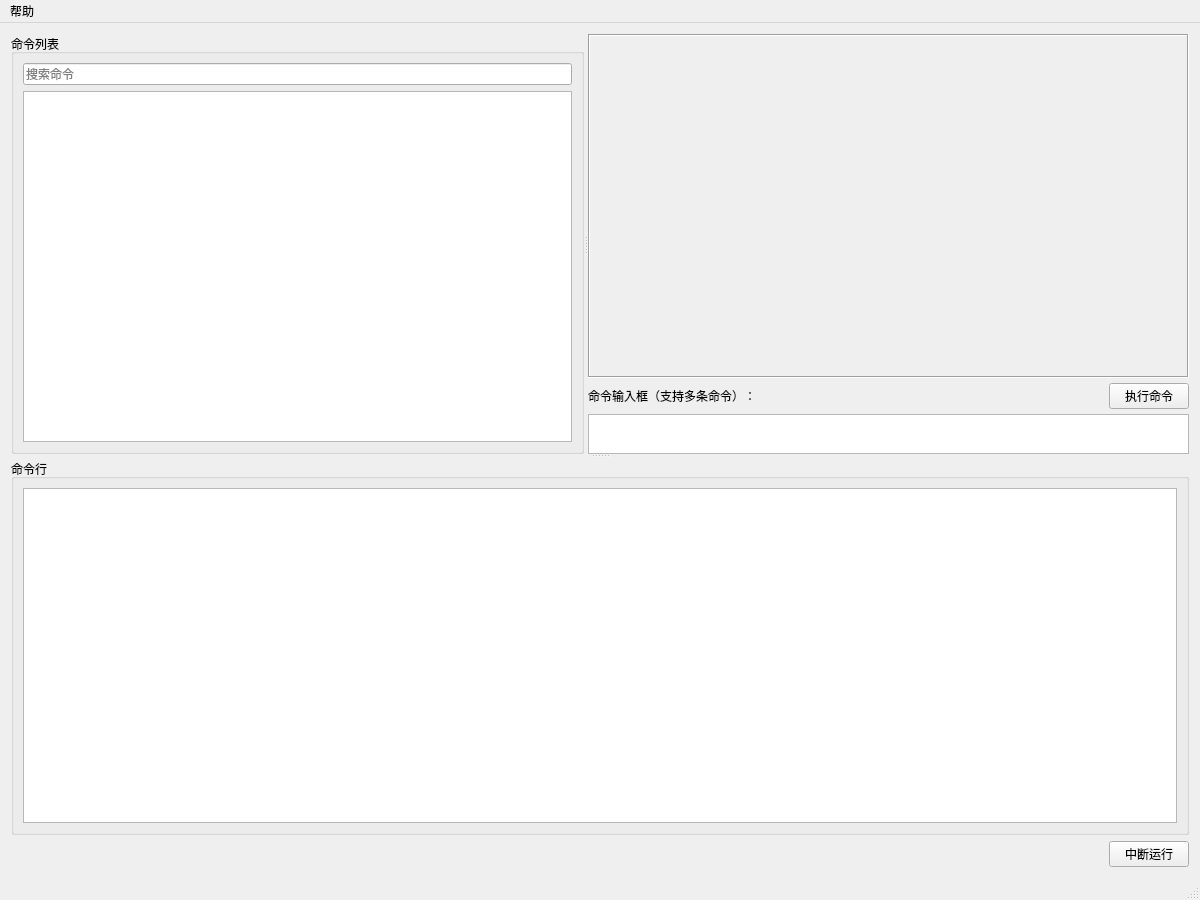
<?xml version="1.0" encoding="UTF-8"?>
<ui version="4.0">
 <class>MainWindow</class>
 <widget class="QMainWindow" name="MainWindow">
  <property name="geometry">
   <rect>
    <x>0</x>
    <y>0</y>
    <width>1200</width>
    <height>900</height>
   </rect>
  </property>
  <property name="windowTitle">
   <string>EasyCmd（Windows版）</string>
  </property>
  <widget class="QWidget" name="centralWidget">
   <layout class="QVBoxLayout" name="verticalLayout" stretch="1,0">
    <item>
     <widget class="QSplitter" name="splitter_2">
      <property name="frameShape">
       <enum>QFrame::NoFrame</enum>
      </property>
      <property name="frameShadow">
       <enum>QFrame::Plain</enum>
      </property>
      <property name="orientation">
       <enum>Qt::Vertical</enum>
      </property>
      <widget class="QWidget" name="widget" native="true">
       <layout class="QHBoxLayout" name="horizontalLayout">
        <property name="spacing">
         <number>0</number>
        </property>
        <property name="leftMargin">
         <number>0</number>
        </property>
        <property name="topMargin">
         <number>0</number>
        </property>
        <property name="rightMargin">
         <number>0</number>
        </property>
        <property name="bottomMargin">
         <number>0</number>
        </property>
        <item>
         <widget class="QSplitter" name="splitter">
          <property name="orientation">
           <enum>Qt::Horizontal</enum>
          </property>
          <widget class="QWidget" name="widget_cmdlist" native="true">
           <layout class="QVBoxLayout" name="verticalLayout_3">
            <property name="spacing">
             <number>0</number>
            </property>
            <property name="leftMargin">
             <number>0</number>
            </property>
            <property name="topMargin">
             <number>0</number>
            </property>
            <property name="rightMargin">
             <number>0</number>
            </property>
            <property name="bottomMargin">
             <number>0</number>
            </property>
            <item>
             <widget class="QGroupBox" name="groupBox">
              <property name="title">
               <string>命令列表</string>
              </property>
              <property name="flat">
               <bool>false</bool>
              </property>
              <layout class="QVBoxLayout" name="verticalLayout_5">
               <property name="spacing">
                <number>6</number>
               </property>
               <property name="leftMargin">
                <number>9</number>
               </property>
               <property name="topMargin">
                <number>9</number>
               </property>
               <property name="rightMargin">
                <number>9</number>
               </property>
               <property name="bottomMargin">
                <number>9</number>
               </property>
               <item>
                <widget class="QLineEdit" name="lineEdit_searchCmd">
                 <property name="placeholderText">
                  <string>搜索命令</string>
                 </property>
                </widget>
               </item>
               <item>
                <widget class="QTreeView" name="treeView_cmds"/>
               </item>
              </layout>
             </widget>
            </item>
           </layout>
          </widget>
          <widget class="QWidget" name="widget_cmdeditor" native="true">
           <layout class="QVBoxLayout" name="verticalLayout_4" stretch="1,0,0">
            <property name="spacing">
             <number>5</number>
            </property>
            <property name="leftMargin">
             <number>0</number>
            </property>
            <property name="topMargin">
             <number>0</number>
            </property>
            <property name="rightMargin">
             <number>0</number>
            </property>
            <property name="bottomMargin">
             <number>0</number>
            </property>
            <item>
             <layout class="QVBoxLayout" name="verticalLayout_2">
              <item>
               <widget class="QScrollArea" name="scrollArea">
                <property name="frameShape">
                 <enum>QFrame::Box</enum>
                </property>
                <property name="widgetResizable">
                 <bool>true</bool>
                </property>
                <widget class="QWidget" name="scrollAreaWidgetContents">
                 <property name="geometry">
                  <rect>
                   <x>0</x>
                   <y>0</y>
                   <width>624</width>
                   <height>336</height>
                  </rect>
                 </property>
                </widget>
               </widget>
              </item>
             </layout>
            </item>
            <item>
             <layout class="QHBoxLayout" name="horizontalLayout_3">
              <item>
               <widget class="QLabel" name="label">
                <property name="text">
                 <string>命令输入框（支持多条命令）：</string>
                </property>
               </widget>
              </item>
              <item>
               <spacer name="horizontalSpacer">
                <property name="orientation">
                 <enum>Qt::Horizontal</enum>
                </property>
                <property name="sizeHint" stdset="0">
                 <size>
                  <width>40</width>
                  <height>20</height>
                 </size>
                </property>
               </spacer>
              </item>
              <item>
               <widget class="QPushButton" name="pushButton_execCmd">
                <property name="text">
                 <string>执行命令</string>
                </property>
               </widget>
              </item>
             </layout>
            </item>
            <item>
             <layout class="QHBoxLayout" name="horizontalLayout_5">
              <property name="topMargin">
               <number>0</number>
              </property>
              <item>
               <widget class="QTextEdit" name="textEdit_cmdPreview">
                <property name="maximumSize">
                 <size>
                  <width>16777215</width>
                  <height>40</height>
                 </size>
                </property>
               </widget>
              </item>
             </layout>
            </item>
           </layout>
          </widget>
         </widget>
        </item>
       </layout>
      </widget>
      <widget class="QWidget" name="widget_2" native="true">
       <layout class="QHBoxLayout" name="horizontalLayout_2">
        <property name="leftMargin">
         <number>0</number>
        </property>
        <property name="topMargin">
         <number>1</number>
        </property>
        <property name="rightMargin">
         <number>0</number>
        </property>
        <property name="bottomMargin">
         <number>0</number>
        </property>
        <item>
         <widget class="QGroupBox" name="groupBox_2">
          <property name="title">
           <string>命令行</string>
          </property>
          <layout class="QVBoxLayout" name="verticalLayout_6">
           <property name="leftMargin">
            <number>9</number>
           </property>
           <property name="topMargin">
            <number>9</number>
           </property>
           <property name="rightMargin">
            <number>9</number>
           </property>
           <property name="bottomMargin">
            <number>9</number>
           </property>
           <item>
            <widget class="ConsoleEditor" name="textEdit_console"/>
           </item>
          </layout>
         </widget>
        </item>
       </layout>
      </widget>
     </widget>
    </item>
    <item>
     <layout class="QHBoxLayout" name="horizontalLayout_4">
      <property name="topMargin">
       <number>0</number>
      </property>
      <item>
       <spacer name="horizontalSpacer_2">
        <property name="orientation">
         <enum>Qt::Horizontal</enum>
        </property>
        <property name="sizeHint" stdset="0">
         <size>
          <width>40</width>
          <height>20</height>
         </size>
        </property>
       </spacer>
      </item>
      <item>
       <widget class="QPushButton" name="pushButton_ctrlbreak">
        <property name="text">
         <string>中断运行</string>
        </property>
       </widget>
      </item>
     </layout>
    </item>
   </layout>
  </widget>
  <widget class="QMenuBar" name="menuBar">
   <property name="geometry">
    <rect>
     <x>0</x>
     <y>0</y>
     <width>1200</width>
     <height>23</height>
    </rect>
   </property>
   <widget class="QMenu" name="menu">
    <property name="title">
     <string>帮助</string>
    </property>
    <addaction name="action_about"/>
    <addaction name="action_team_homepage"/>
    <addaction name="action_project_homepage"/>
    <addaction name="action_feedback"/>
    <addaction name="action_check_update"/>
   </widget>
   <addaction name="menu"/>
  </widget>
  <widget class="QStatusBar" name="statusBar"/>
  <action name="action_about">
   <property name="icon">
    <iconset resource="../resource/resource.qrc">
     <normaloff>:/img/info_48.png</normaloff>:/img/info_48.png</iconset>
   </property>
   <property name="text">
    <string>关于</string>
   </property>
  </action>
  <action name="action_team_homepage">
   <property name="text">
    <string>团队主页</string>
   </property>
  </action>
  <action name="action_project_homepage">
   <property name="text">
    <string>项目主页</string>
   </property>
  </action>
  <action name="action_feedback">
   <property name="text">
    <string>反馈建议</string>
   </property>
  </action>
  <action name="action_check_update">
   <property name="text">
    <string>检查更新</string>
   </property>
  </action>
 </widget>
 <layoutdefault spacing="6" margin="11"/>
 <customwidgets>
  <customwidget>
   <class>ConsoleEditor</class>
   <extends>QTextEdit</extends>
   <header>ConsoleEditor.h</header>
  </customwidget>
 </customwidgets>
 <resources>
  <include location="../resource/resource.qrc"/>
 </resources>
 <connections/>
</ui>
